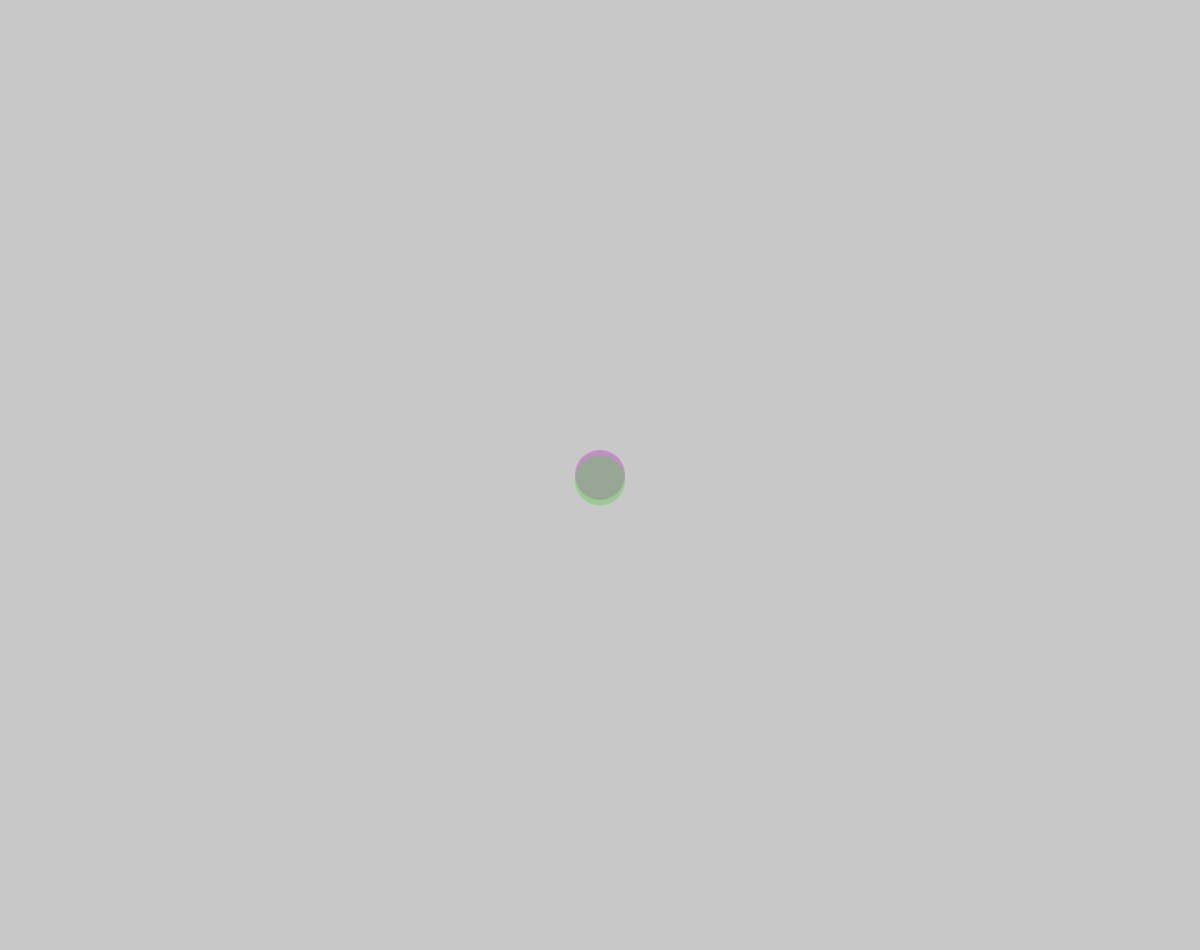
Frame 1 (no input)
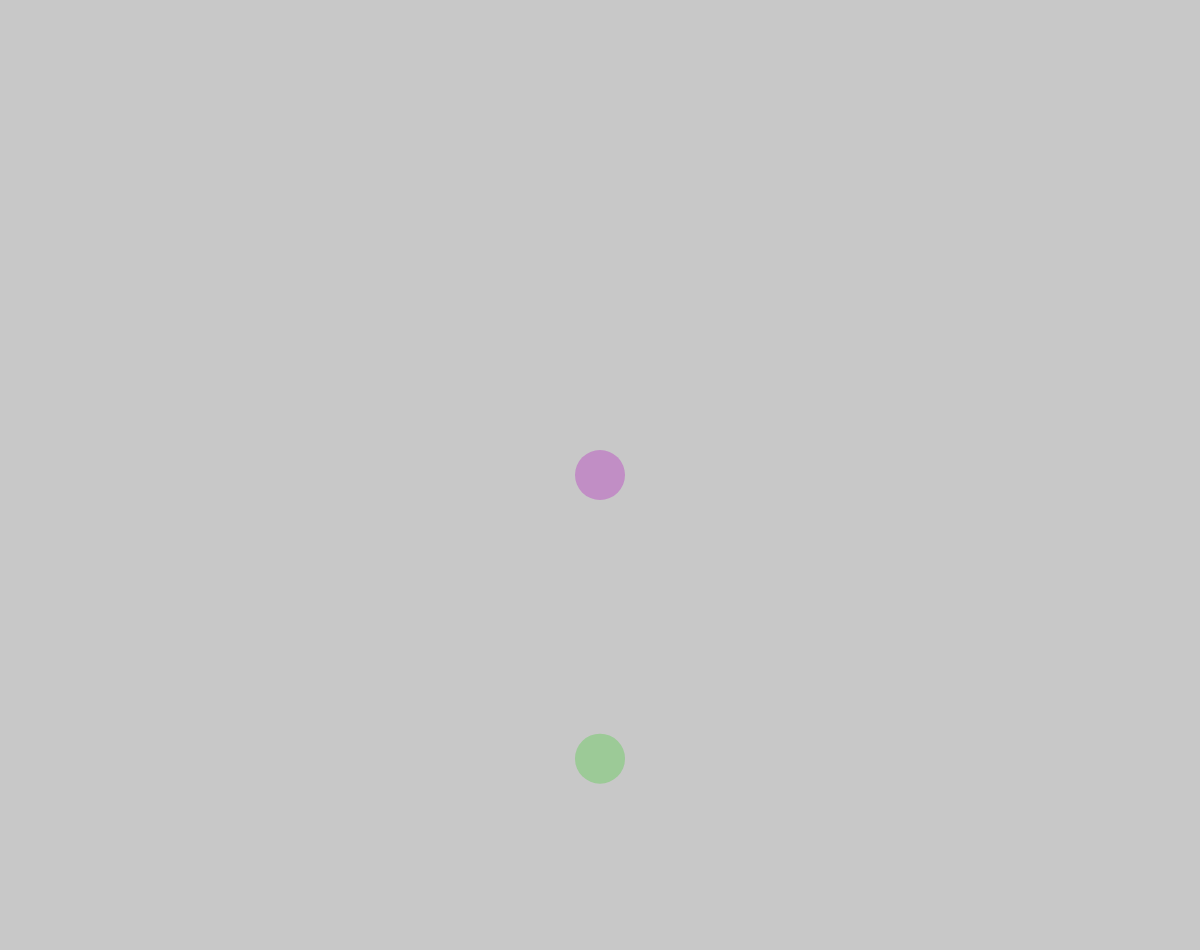
Frame 60 (no input)
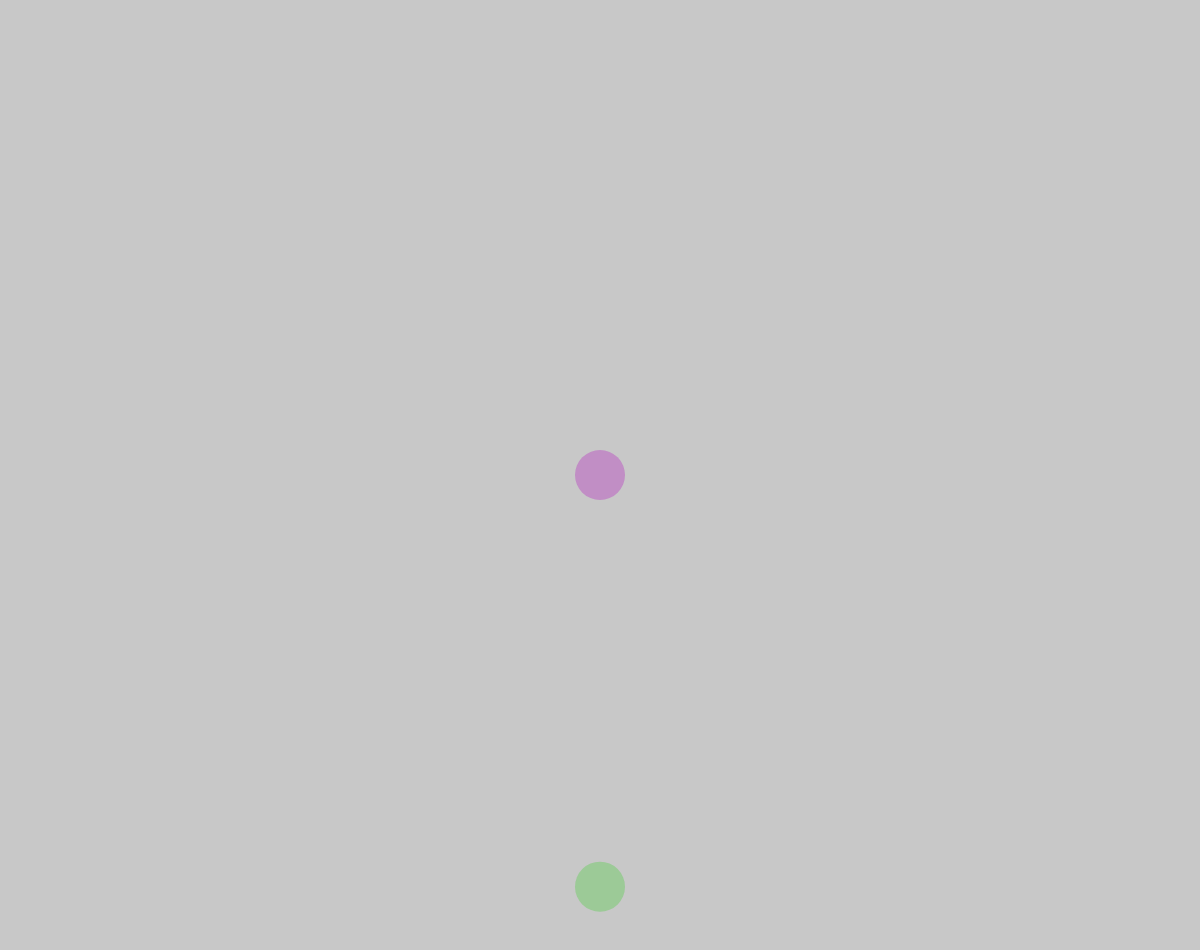
Frame 120 (the mouse pressed at the canvas centre since frame 60)

The p5.js sketch that drew these frames (run headless with seeded random() and noise() and a simulated clock; from frame 60 on, the mouse is pressed at the canvas centre):

// p5.js sketch
// ── sketch.js
// https://editor.p5js.org/jht9629-nyu/sketches/0nSrecmFq
// Conditionals - Bouncing Ball with Gravity v10
// Ball class - wind algorithm

let balls = [];
let useMousePressed = false;

function setup() {
  let canvas = createCanvas(windowWidth, windowHeight - 50);
  canvas.mousePressed(canvas_mousePressed);
  canvas.mouseReleased(canvas_mouseReleased);

  create_ui();

  let ball1 = new Ball(width / 2, height / 2);
  balls.push(ball1);

  let ball2 = new Ball(width / 2, height / 2);
  ball2.drop();
  balls.push(ball2);
}

function draw() {
  background(200);
  noStroke();
  for (let ball of balls) {
    ball.draw();
  }
}

function create_ui() {
  createSpan("click to add a ball - shift to paint - drag to apply wind") //
    .style("font-size:28px");
  createButton("clear") //
    .mousePressed(clearAction)
    .style("font-size:28px");
  createButton("drop") //
    .mousePressed(dropAction)
    .style("font-size:28px");
  createButton("stop") //
    .mousePressed(stopAction)
    .style("font-size:28px");
}

function stopAction() {
  for (let ball of balls) {
    ball.stop();
  }
}

function dropAction() {
  for (let ball of balls) {
    ball.drop();
  }
}

function clearAction() {
  balls = [];
}

class Ball {
  //
  constructor(x, y) {
    // Air resistance
    this.drag = 0.995;
    // Energy retained on edge bounce
    this.bounce = 0.88;

    // Begin with random velocity
    // this.vx = random(-4, 4);
    // this.vy = random(-4, 4);

    // Begin at rest
    this.vx = 0;
    this.vy = 0;

    // position of ball
    this.x = x;
    this.y = y;
    this.radius = 25;
    // random color with alpha
    this.color = [random(255), random(255), random(255), 100];
  }

  draw() {
    this.x += this.vx;
    this.y += this.vy;
    this.vx *= this.drag;
    this.vy *= this.drag;
    if (this.y < this.radius || this.y > height - this.radius) {
      // reduce the speed each time ball hits floor
      // negative to reverse direction
      this.vy *= -this.bounce;
      this.y = constrain(this.y, this.radius, height - this.radius);
    }
    if (this.x < this.radius || this.x > width - this.radius) {
      // reduce the speed each time ball hits wall
      this.vx *= -this.bounce;
      this.x = constrain(this.x, this.radius, width - this.radius);
    }
    fill(this.color);
    circle(this.x, this.y, this.radius * 2);
  }

  stop() {
    this.vx = 0;
    this.vy = 0;
  }

  // Fall down at random velocity
  drop() {
    this.vx = 0;
    this.vy = random(4, 10);
  }

  add_velocity(dx, dy) {
    this.set_velocity(this.vx + dx, this.vy + dy);
  }

  set_velocity(vx, vy) {
    this.vx = vx;
    this.vy = vy;
  }
}

function mouseDragged() {
  // console.log('mouseDragged');
  useMousePressed = false;
  // ball.x = mouseX;
  // ball.y = mouseY;
  // apply velocity based on mouse drag direction and speed
  let dx = mouseX - pmouseX;
  let dy = mouseY - pmouseY;

  // wind algorithm
  // from https://editor.p5js.org/yh6371/sketches/cl9-Q8POR
  let windScale = 0.06;
  let radius = 120;
  // for (const d of dots) {
  //   const dd = dist(mouseX, mouseY, d.x, d.y);
  //   if (dd < radius) {
  //     const falloff = (radius - dd) / radius;
  //     d.applyForce(dx * windScale * falloff, dy * windScale * falloff);
  //   }
  // }
  for (let ball of balls) {
    let dd = dist(mouseX, mouseY, ball.x, ball.y);
    if (dd < radius) {
      let falloff = (radius - dd) / radius;
      let ndx = dx * windScale * falloff;
      let ndy = dy * windScale * falloff;
      ball.add_velocity(ndx, ndy);
    }
  }

  if (keyIsDown(SHIFT)) {
    let ball = new Ball(mouseX, mouseY);
    balls.push(ball);
  }
}

function canvas_mousePressed() {
  // console.log('mousePressed');
  useMousePressed = true;
}

function canvas_mouseReleased() {
  // console.log('mouseReleased');
  if (!useMousePressed) return;
  let ball = new Ball(mouseX, mouseY);
  balls.push(ball);
}

// https://p5js.org/reference/p5/mouseReleased/

// https://p5js.org/reference/p5/mouseDragged/
// https://p5js.org/reference/p5/pmouseX/
// https://p5js.org/reference/p5/keyCode/
// https://p5js.org/reference/p5/keyIsDown/

// https://editor.p5js.org/jht9629-nyu/sketches/dVHK9-Ns7
// Conditionals - Bouncing Ball with Gravity v2
// added friction

// https://editor.p5js.org/codingtrain/sketches/JTIN5dIVB
//
// Bouncing ball with gravity
// The Coding Train / Daniel Shiffman

// https://editor.p5js.org/jht9629-nyu/sketches/BtdFgAST_
// Conditionals - Bouncing Ball with Gravity v3
// Use object literals

// https://editor.p5js.org/jht9629-nyu/sketches/-GzgH4Gnf
// Conditionals - Bouncing Ball with Gravity v4
// added velX bounceX

// https://editor.p5js.org/jht9629-nyu/sketches/250TAeMiE
// Conditionals - Bouncing Ball with Gravity v5
// use drag and bounce from
// https://editor.p5js.org/yh6371/sketches/cl9-Q8POR

// https://editor.p5js.org/jht9629-nyu/sketches/whU0iYX5y
// Conditionals - Bouncing Ball with Gravity v6
// use mouseDragged

// https://editor.p5js.org/jht9629-nyu/sketches/suNS9CAwt
// Conditionals - Bouncing Ball with Gravity v7
// ball funcs

// https://editor.p5js.org/jht9629-nyu/sketches/aipAPmiUT
// Conditionals - Bouncing Ball with Gravity v8
// array of balls with random colors

// https://editor.p5js.org/jht9629-nyu/sketches/pbEo73JbQ
// Conditionals - Bouncing Ball with Gravity v9
// use wind algorithm from yh6371
/*
  if (tool === "wind") {
    // Push nearby dots along the mouse delta, with distance falloff
    const dx = mouseX - pmouseX;
    const dy = mouseY - pmouseY;
    const windScale = 0.06,
      radius = 120;
    for (const d of dots) {
      const dd = dist(mouseX, mouseY, d.x, d.y);
      if (dd < radius) {
        const falloff = (radius - dd) / radius;
        d.applyForce(dx * windScale * falloff, dy * windScale * falloff);
      }
    }
  } else if (tool === "erase") {
*/
